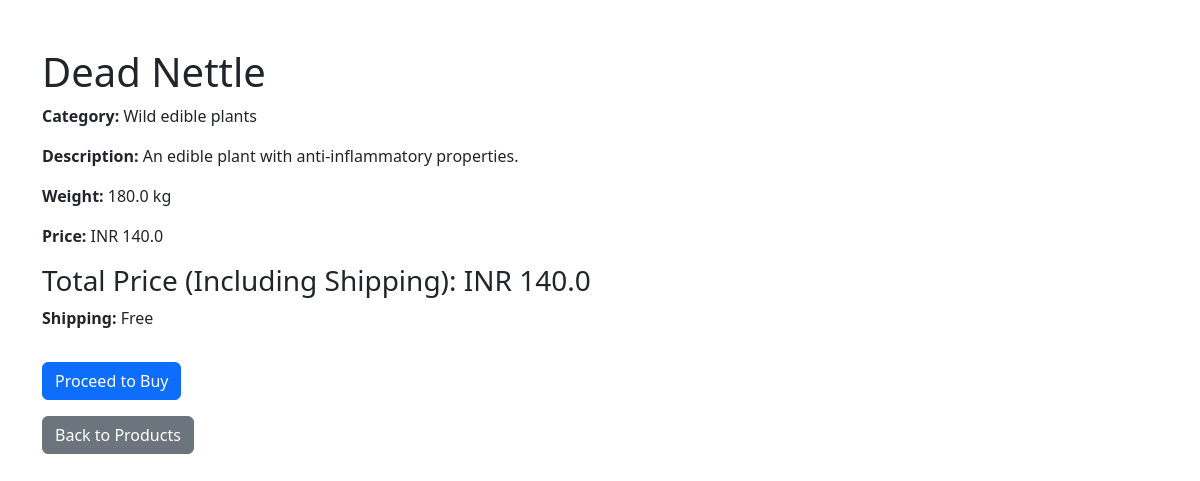
The app's page /shipping/buy_now/4 with its own data.
### model.py (models this page shows)
class Product(db.Model):
    __tablename__ = 'product'
    product_id = db.Column(db.Integer, primary_key=True)
    name = db.Column(db.String(100))
    description = db.Column(db.String(255))
    category_id = db.Column(db.Integer, db.ForeignKey('category.category_id'))
    category_name = db.Column(db.String(100))  # Directly store category name here
    cost_price = db.Column(db.Float)
    selling_price = db.Column(db.Float)
    weight = db.Column(db.Float)
    stock_quantity = db.Column(db.Integer)
    image_url = db.Column(db.String(255))
    added_date = db.Column(db.DateTime, default=datetime.utcnow)
    updated_date = db.Column(db.DateTime, default=datetime.utcnow)
    order_details = db.relationship('OrderDetail', backref='product')

### shipping.py (the view)
@shipping.route("/buy_now/<int:product_id>", methods=["GET", "POST"])
def buy_now(product_id):
    product = Product.query.get_or_404(product_id)
    zipcode = session.get("zipcode")
    city = session.get("city")
    shipping_cost = 29
    total_price = product.selling_price
    if zipcode and city:
        if city in calculate_states:
            zip_range = calculate_states[city]
            if zip_range[0] <= int(zipcode) <= zip_range[1]:
                shipping_cost = 0
        total_price += shipping_cost
    return render_template(
        "buy_now.html",
        product=product,
        total_price=total_price,
        shipping_cost=shipping_cost,
        free_shipping=shipping_cost == 29,
    )

### templates/buy_now.html (shortened to what this page needs)
<!DOCTYPE html>
<html lang="en">
<head>
    <link href="https://cdn.jsdelivr.net/npm/bootstrap@5.3.0/dist/css/bootstrap.min.css" rel="stylesheet">
</head>
<body>
    <div class="container mt-5">
        <h1>{{ product.name }}</h1>
        <p><strong>Category: </strong>{{ product.category_name }}</p>
        <p><strong>Description: </strong>{{ product.description }}</p>
        <p><strong>Weight: </strong>{{ product.weight }} kg</p>
        <p><strong>Price: </strong>INR {{ product.selling_price }}</p>
        <h3>Total Price (Including Shipping): INR {{ total_price }}</h3>
        {% if free_shipping %}
            <p><strong>Shipping: </strong> Free</p>
        {% else %}
            <p><strong>Shipping Cost: </strong> INR {{ shipping_cost }}</p>
        {% endif %}
        <form method="POST" action="{{ url_for('place.place_order', product_id=product.product_id) }}">
            <button type="submit" class="btn btn-primary mt-3">Proceed to Buy</button>
        </form>
        <a href="{{ url_for('app.product_list') }}" class="btn btn-secondary mt-3">Back to Products</a>
    </div>
</body>
</html>

### records on screen
Product: name "Dead Nettle", category_name "Wild edible plants", description "An edible plant with anti-inflammatory properties.", weight "180.0", selling_price "140.0"
